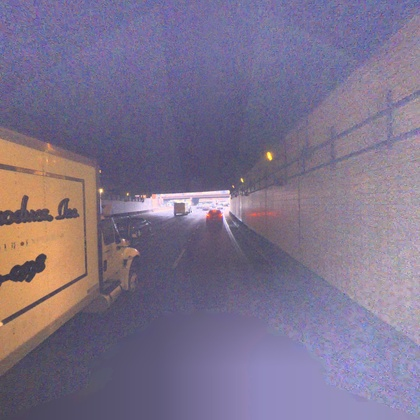
%> input picture 393408628.jpg, 420 x 420 px, shrunk from 2032 x 2032 before the run
$ octave Main.m   (GNU Octave 9; MATLAB toolbox functions it lacks are replaced by stand-ins)
%> lines starting %> are read from the running program, lines starting %| are printed output that depends on the picture
### GaussSmoothing.m
function S = GaussSmoothing(I, N, sigma)

    Gmask = fspecial('gaussian', [N,N], sigma);
    S = conv2(I, Gmask, 'same');

end

### ImageGradient.m
function [Mag, Theta, Gx, Gy] = ImageGradient(S)

    [Gx, Gy] = imgradientxy(S);
    [Mag, Theta] = imgradient(Gx, Gy);

end

### Main.m
im = imread('393408628.jpg');
%> im is the input picture: size 420x420x3 uint8; mean R, G, B 125.9, 114.7, 139.6
img = double(rgb2gray(im));
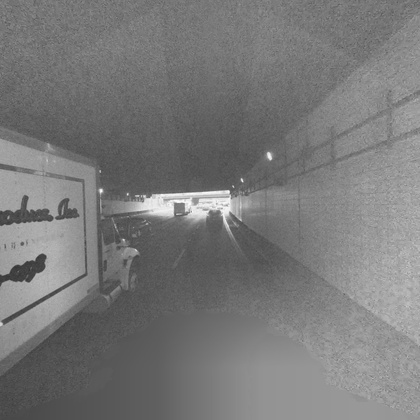
%> img: size 420x420 double; min 52, max 253, mean 120.9

rows = size(img, 1);
%> rows = 420
cols = size(img, 2);
%> cols = 420
%figure; imshow(img); title('Original');

%Gaussian Smoothing
Sigma = 3;
N = 2;
img_filtered = GaussSmoothing(img, N, Sigma);
%Displaying smoothed image
figure; imshow(uint8(img_filtered));
%> after `imshow(uint8(img_filtered))`:
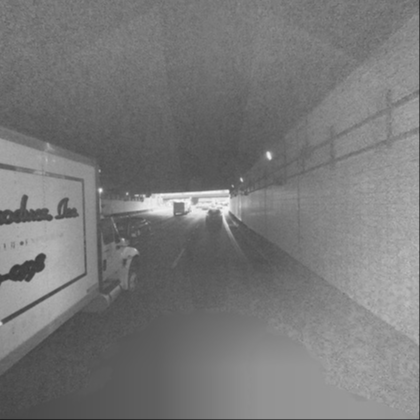
%> displayed picture: size 420x420, on the screen's scale of 0 to 255; min 36, max 246, mean 120.7
%> the run ends on the next line
set(gcf,'numbertitle','off','name','Gaussian Smoothing')

%Finding Image Gradient
[Mag, Theta] = ImageGradient(img_filtered);

$ run again, with 393408606.jpg copied over 393408628.jpg
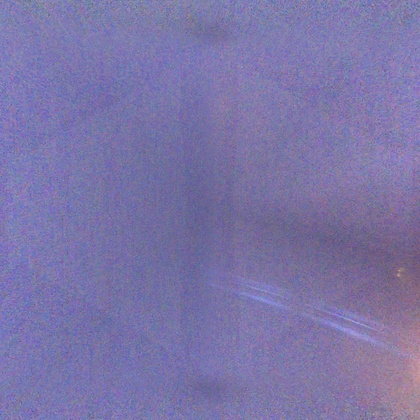
%> input picture 393408606.jpg, 420 x 420 px, shrunk from 2032 x 2032 before the run
%> im is the input picture: size 420x420x3 uint8; mean R, G, B 123.6, 116.7, 167.6
%> `img = double(rgb2gray(im));`:
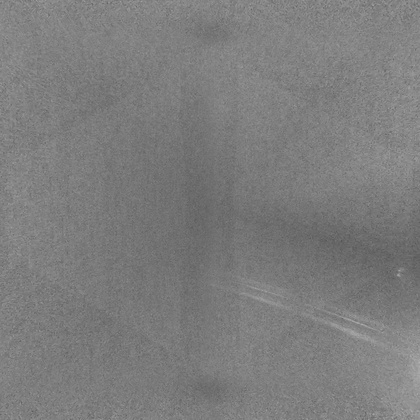
%> img: size 420x420 double; min 85, max 179, mean 124.6

$ run again, with 393408672.jpg copied over 393408628.jpg
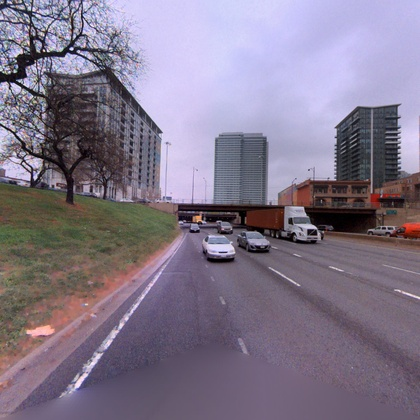
%> input picture 393408672.jpg, 420 x 420 px, shrunk from 2032 x 2032 before the run
%> im is the input picture: size 420x420x3 uint8; mean R, G, B 130, 119.8, 138.9
%> `img = double(rgb2gray(im));`:
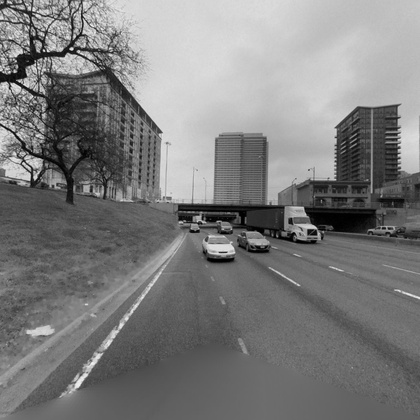
%> img: size 420x420 double; min 0, max 243, mean 125
%> in GaussSmoothing, `S = conv2(I, Gmask, 'same');`:
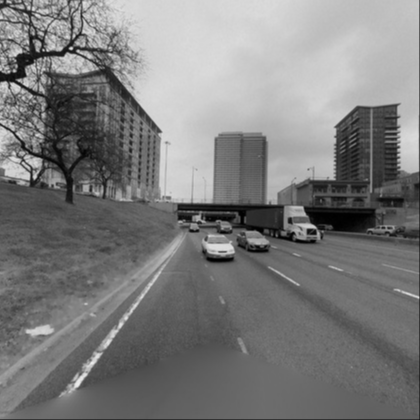
%> S: size 420x420 double; min 0, max 235.8, mean 124.6
